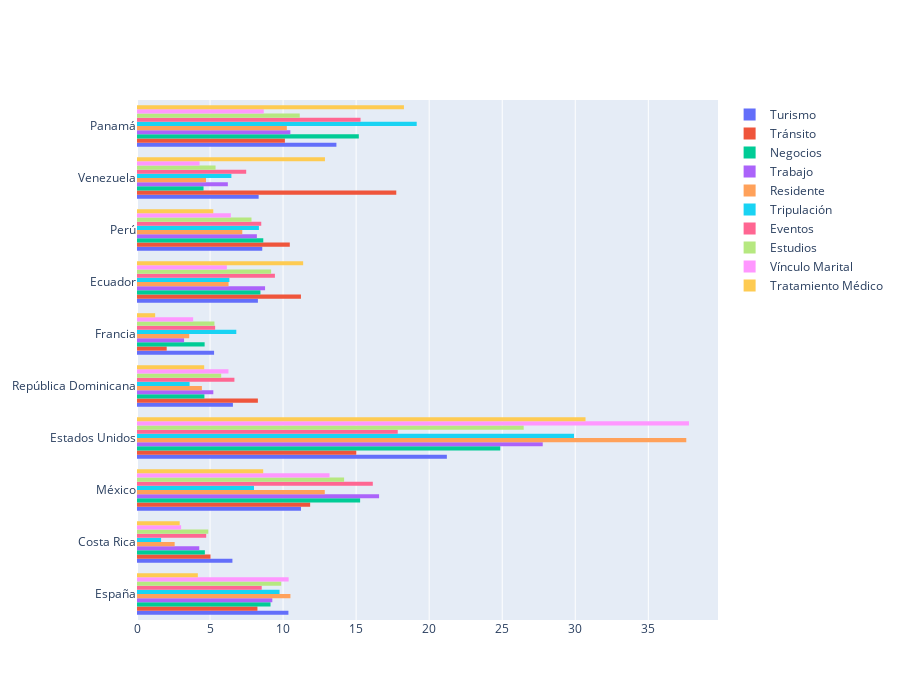

Here is the notebook cell this chart was saved with:
### Code cell
fig = go.Figure()

for Motivo in ListaMotivos:
    fig.add_trace(go.Histogram(
        y=DatosII.loc[(DatosII["País Destino Procedencia"].isin(ListaPaises)) & (DatosII["Motivo Viaje"]==Motivo),\
            "País Destino Procedencia"],
        histnorm='percent',
        name=Motivo, # name used in legend and hover labels
    ))

fig.update_layout(
    autosize=False,
    width=900,
    height=700)

fig.show()

### Figure 1 — Plotly figure (JSON) as saved in the notebook; plotly's stock layout.template omitted (floating-point values rounded to 4 significant figures; data arrays with more than 128 entries replaced by an {"elided": "..."} marker saying what was removed)
{"data": [{"histnorm": "percent", "name": "Turismo", "type": "histogram", "y": {"elided": "23502 str values"}}, {"histnorm": "percent", "name": "Tránsito", "type": "histogram", "y": {"elided": "9838 str values"}}, {"histnorm": "percent", "name": "Negocios", "type": "histogram", "y": {"elided": "6652 str values"}}, {"histnorm": "percent", "name": "Trabajo", "type": "histogram", "y": {"elided": "6240 str values"}}, {"histnorm": "percent", "name": "Residente", "type": "histogram", "y": {"elided": "5314 str values"}}, {"histnorm": "percent", "name": "Tripulación", "type": "histogram", "y": {"elided": "2972 str values"}}, {"histnorm": "percent", "name": "Eventos", "type": "histogram", "y": {"elided": "3104 str values"}}, {"histnorm": "percent", "name": "Estudios", "type": "histogram", "y": {"elided": "2603 str values"}}, {"histnorm": "percent", "name": "Vínculo Marital", "type": "histogram", "y": {"elided": "1821 str values"}}, {"histnorm": "percent", "name": "Tratamiento Médico", "type": "histogram", "y": {"elided": "1609 str values"}}], "layout": {"autosize": false, "height": 700, "width": 900, "xaxis": {"autorange": true, "range": [0, 39.77]}, "yaxis": {"autorange": true, "range": [-0.5, 9.5], "type": "category"}}}
